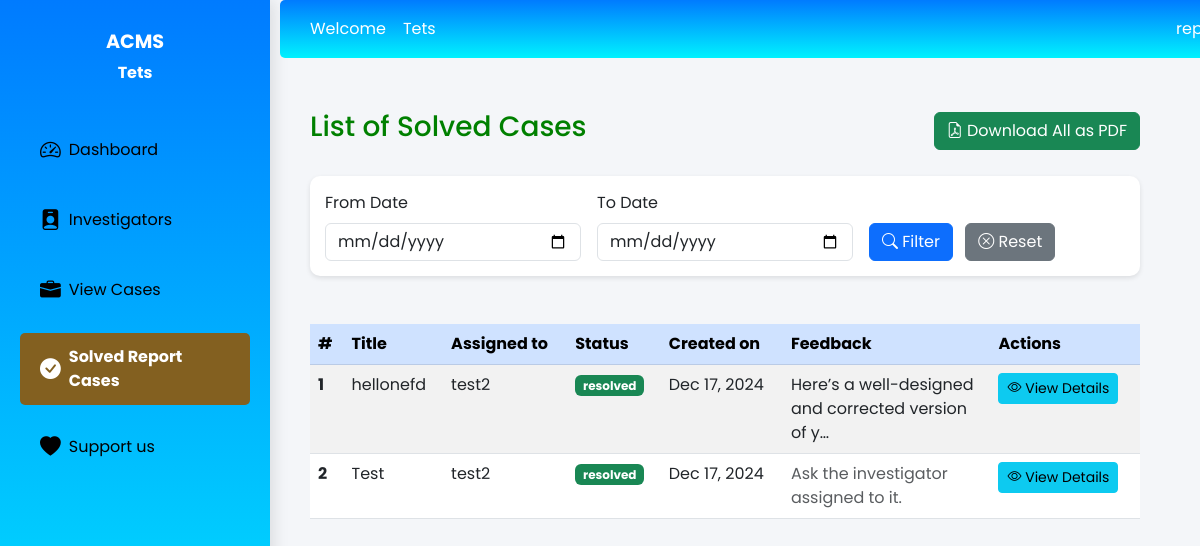
Before: /admin_solved_Case/ (signed in) with the older database file.
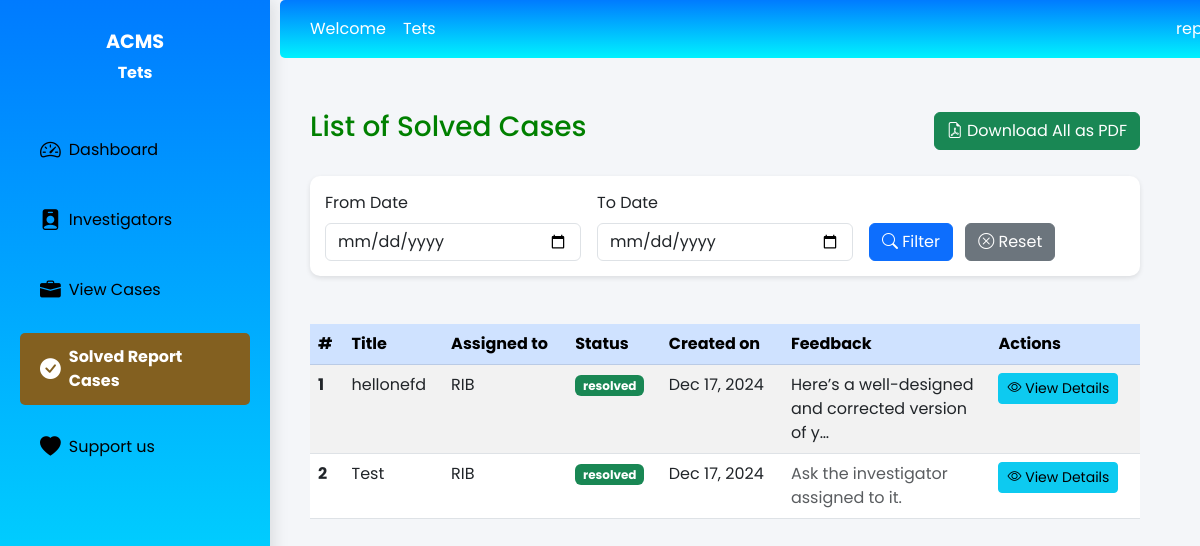
After: the same page with the newer database file.
### IntegrityGuard_app/models.py (models this page shows, shortened)
class Case(models.Model):
    STATUS_CHOICES = (
        ('reported', 'Reported'),
        ('under_investigation', 'Under Investigation'),
        ('resolved', 'Resolved'),
    )
    title = models.CharField(max_length=255)
    description = models.TextField()
    reported_by = models.ForeignKey(User, on_delete=models.CASCADE, related_name='reported_cases')
    assigned_to = models.ForeignKey(User, on_delete=models.SET_NULL, null=True, blank=True, related_name='assigned_cases')
    Legal_assigned_to = models.ForeignKey(User, on_delete=models.SET_NULL, null=True, blank=True, related_name='Legal_cases')
    internal_Investigator=models.ForeignKey(User, on_delete=models.SET_NULL, null=True, blank=True, related_name='internal_Investigator')
    status = models.CharField(max_length=20, choices=STATUS_CHOICES, default='reported')
    created_at = models.DateTimeField(auto_now_add=True)
    updated_at = models.DateTimeField(auto_now=True)
    Assigned_at = models.DateTimeField(blank=True, null=True)
    reported = models.TextField(max_length=255, blank=True, null=True)

class User(models.Model):
    USER_TYPE_CHOICES = (
        ('admin', 'Administrator'),
        ('investigator', 'Investigator'),
        ('reporter', 'Reporter'),
    )
    fullname = models.CharField(max_length=255)
    address = models.CharField(max_length=255)
    phone_number = models.CharField(max_length=15)
    email = models.EmailField(unique=True)
    password = models.CharField(max_length=128)
    user_type = models.CharField(max_length=15, choices=USER_TYPE_CHOICES , default='reporter')
    date_joined = models.DateTimeField(auto_now_add=True)
    is_active = models.BooleanField(default=True)
    is_admin = models.BooleanField(default=False)
    USERNAME_FIELD = 'email'
    REQUIRED_FIELDS = ['username']

### IntegrityGuard_app/views.py (the view)
# urls.py: path('admin_solved_Case/', views.admin_Case_views_Solved, name="admin_solved"),
def admin_Case_views_Solved(request):
    name = request.session["name"]
    role = request.session["user_type"]
    cases = Case.objects.filter(status="resolved")
    from_date = request.GET.get('from_date')
    to_date = request.GET.get('to_date')
    if from_date and to_date:
        cases = cases.filter(
            created_at__date__gte=from_date,
            created_at__date__lte=to_date
        )
    context = {
        'name': name,
        'role': role,
        'cases': cases,
        'from_date': from_date,
        'to_date': to_date,
    }
    return render(request, 'admin/SolvedCase.html', context)

### IntegrityGuard_app/templates/admin/SolvedCase.html (shortened to what the changed rows need)
{% load static %}
<!DOCTYPE html>
<html lang="en">
<head>
    <link href="https://cdn.jsdelivr.net/npm/bootstrap@5.3.0/dist/css/bootstrap.min.css" rel="stylesheet">
    <link href="https://cdn.jsdelivr.net/npm/bootstrap-icons/font/bootstrap-icons.css" rel="stylesheet">
    <link href="https://cdn.jsdelivr.net/npm/bootstrap@5.3.0/dist/css/bootstrap.min.css" rel="stylesheet">
</head>
<body>
    <div class="d-flex">
        <div class="main-content">
            <div class="dashboard-container">
                <div class="case-container text-left">
                    <div class="list-group mt-4">
                        {% if cases %}
                        <div class="mt-4">
                            <div class="table-responsive">
                                <table class="table table-striped table-hover">
                                    <thead class="table-primary">
                                        <tr>
                                            <th scope="col">#</th>
                                            <th scope="col">Title</th>
                                            <th scope="col">Assigned to</th>
                                            <th scope="col">Status</th>
                                            <th scope="col">Created on</th>
                                            <th scope="col">Feedback</th>
                                            <th scope="col">Actions</th>
                                        </tr>
                                    </thead>
                                    <tbody>
                                        {% for case in cases %}
                                        <tr>
                                            <th scope="row">{{ forloop.counter }}</th>
                                            <td>{{ case.title }}</td>
                                            <td>
                                                {% if case.assigned_to %}
                                                {{ case.assigned_to.fullname }}
                                                {% else %}
                                                New
                                                {% endif %}
                                            </td>
                                            <td>
                                                <span class="badge bg-success">{{ case.status }}</span>
                                            </td>
                                            <td>{{ case.created_at|date:"M d, Y" }}</td>
                                            <td class="col-md-3">
                                                {% if case.reported %}
                                                    {{ case.reported|truncatechars:50 }}
                                                {% else %}
                                                    <span class="text-muted">Ask the investigator assigned to it.</span>
                                                {% endif %}
                                            </td>
                                            <td>
                                                <a href="{% url 'case_detail' case.id %}" class="btn btn-sm btn-info">
                                                    <i class="bi bi-eye"></i> View Details
                                                </a>
                                            </td>
                                        </tr>
                                        {% endfor %}
                                    </tbody>
                                </table>
                            </div>
                        </div>
                        {% endif %}
                    </div>
                </div>
            </div>
        </div>
    </div>
</body>
</html>

Changed rows visible on the page:
changed through a linked row, Case "hellonefd": assigned_to.fullname "test2" → "RIB"
changed through a linked row, Case "Test": assigned_to.fullname "test2" → "RIB"
